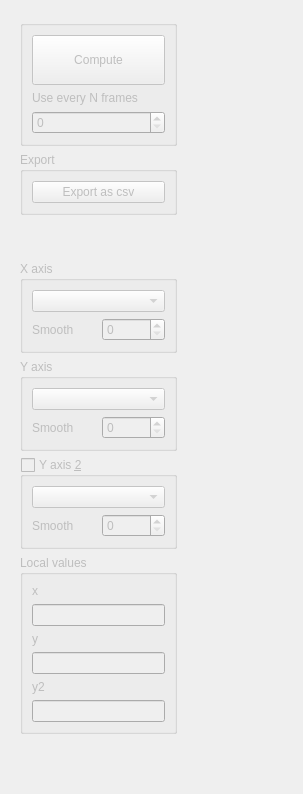
      <widget class="QWidget" name="tabanalyze">
       <attribute name="title">
        <string>Analyze</string>
       </attribute>
       <layout class="QHBoxLayout" name="horizontalLayout_9">
        <item>
         <widget class="QFrame" name="frame_4">
          <property name="minimumSize">
           <size>
            <width>175</width>
            <height>0</height>
           </size>
          </property>
          <property name="maximumSize">
           <size>
            <width>175</width>
            <height>16777215</height>
           </size>
          </property>
          <property name="frameShape">
           <enum>QFrame::NoFrame</enum>
          </property>
          <property name="frameShadow">
           <enum>QFrame::Raised</enum>
          </property>
          <layout class="QVBoxLayout" name="verticalLayout_11">
           <item>
            <widget class="QGroupBox" name="tab4_run_box">
             <property name="enabled">
              <bool>false</bool>
             </property>
             <layout class="QVBoxLayout" name="verticalLayout_24">
              <item>
               <widget class="QPushButton" name="tab4_run_button">
                <property name="minimumSize">
                 <size>
                  <width>0</width>
                  <height>50</height>
                 </size>
                </property>
                <property name="text">
                 <string>Compute</string>
                </property>
               </widget>
              </item>
              <item>
               <widget class="QLabel" name="label">
                <property name="text">
                 <string>Use every N frames</string>
                </property>
               </widget>
              </item>
              <item>
               <widget class="QSpinBox" name="tab4_set_N">
                <property name="toolTip">
                 <string>The default value is calculated so that around 50 frames are analysed.</string>
                </property>
               </widget>
              </item>
             </layout>
            </widget>
           </item>
           <item>
            <widget class="QGroupBox" name="tab4_export_box">
             <property name="enabled">
              <bool>false</bool>
             </property>
             <property name="title">
              <string>Export</string>
             </property>
             <property name="flat">
              <bool>false</bool>
             </property>
             <property name="checkable">
              <bool>false</bool>
             </property>
             <property name="checked">
              <bool>false</bool>
             </property>
             <layout class="QVBoxLayout" name="verticalLayout_27">
              <item>
               <widget class="QPushButton" name="tab4_export_csv_button">
                <property name="text">
                 <string>Export as csv</string>
                </property>
               </widget>
              </item>
             </layout>
            </widget>
           </item>
           <item>
            <spacer name="verticalSpacer_13">
             <property name="orientation">
              <enum>Qt::Vertical</enum>
             </property>
             <property name="sizeHint" stdset="0">
              <size>
               <width>20</width>
               <height>40</height>
              </size>
             </property>
            </spacer>
           </item>
           <item>
            <widget class="QGroupBox" name="tab4_xaxis_box">
             <property name="enabled">
              <bool>false</bool>
             </property>
             <property name="title">
              <string>X axis</string>
             </property>
             <property name="flat">
              <bool>false</bool>
             </property>
             <property name="checkable">
              <bool>false</bool>
             </property>
             <property name="checked">
              <bool>false</bool>
             </property>
             <layout class="QVBoxLayout" name="verticalLayout_13">
              <item>
               <widget class="QComboBox" name="tab4_combo_xaxis">
                <property name="sizePolicy">
                 <sizepolicy hsizetype="Minimum" vsizetype="Fixed">
                  <horstretch>0</horstretch>
                  <verstretch>0</verstretch>
                 </sizepolicy>
                </property>
               </widget>
              </item>
              <item>
               <layout class="QHBoxLayout" name="horizontalLayout_14">
                <property name="topMargin">
                 <number>0</number>
                </property>
                <item>
                 <widget class="QLabel" name="label_23">
                  <property name="text">
                   <string>Smooth</string>
                  </property>
                 </widget>
                </item>
                <item>
                 <widget class="QSpinBox" name="tab4_smoothx">
                  <property name="maximum">
                   <number>1000</number>
                  </property>
                  <property name="value">
                   <number>0</number>
                  </property>
                 </widget>
                </item>
               </layout>
              </item>
             </layout>
            </widget>
           </item>
           <item>
            <widget class="QGroupBox" name="tab4_yaxis_box">
             <property name="enabled">
              <bool>false</bool>
             </property>
             <property name="title">
              <string>Y axis</string>
             </property>
             <property name="flat">
              <bool>false</bool>
             </property>
             <property name="checkable">
              <bool>false</bool>
             </property>
             <property name="checked">
              <bool>false</bool>
             </property>
             <layout class="QVBoxLayout" name="verticalLayout_19">
              <item>
               <widget class="QComboBox" name="tab4_combo_yaxis"/>
              </item>
              <item>
               <layout class="QHBoxLayout" name="horizontalLayout_17">
                <property name="topMargin">
                 <number>0</number>
                </property>
                <item>
                 <widget class="QLabel" name="label_24">
                  <property name="text">
                   <string>Smooth</string>
                  </property>
                 </widget>
                </item>
                <item>
                 <widget class="QSpinBox" name="tab4_smoothy">
                  <property name="maximum">
                   <number>1000</number>
                  </property>
                  <property name="value">
                   <number>0</number>
                  </property>
                 </widget>
                </item>
               </layout>
              </item>
             </layout>
            </widget>
           </item>
           <item>
            <widget class="QGroupBox" name="tab4_yaxis2_box">
             <property name="enabled">
              <bool>false</bool>
             </property>
             <property name="title">
              <string>Y axis &amp;2</string>
             </property>
             <property name="flat">
              <bool>false</bool>
             </property>
             <property name="checkable">
              <bool>true</bool>
             </property>
             <property name="checked">
              <bool>false</bool>
             </property>
             <layout class="QVBoxLayout" name="verticalLayout_23">
              <item>
               <widget class="QComboBox" name="tab4_combo_yaxis2"/>
              </item>
              <item>
               <layout class="QHBoxLayout" name="horizontalLayout_19">
                <property name="topMargin">
                 <number>0</number>
                </property>
                <item>
                 <widget class="QLabel" name="label_26">
                  <property name="text">
                   <string>Smooth</string>
                  </property>
                 </widget>
                </item>
                <item>
                 <widget class="QSpinBox" name="tab4_smoothy2">
                  <property name="maximum">
                   <number>1000</number>
                  </property>
                  <property name="value">
                   <number>0</number>
                  </property>
                 </widget>
                </item>
               </layout>
              </item>
             </layout>
            </widget>
           </item>
           <item>
            <widget class="QGroupBox" name="tab4_local_values_box">
             <property name="enabled">
              <bool>false</bool>
             </property>
             <property name="title">
              <string>Local values</string>
             </property>
             <layout class="QVBoxLayout" name="verticalLayout_22">
              <item>
               <widget class="QLabel" name="tab4_local_x_label">
                <property name="text">
                 <string>x</string>
                </property>
               </widget>
              </item>
              <item>
               <widget class="QLineEdit" name="tab4_local_x_value">
                <property name="readOnly">
                 <bool>true</bool>
                </property>
               </widget>
              </item>
              <item>
               <widget class="QLabel" name="tab4_local_y_label">
                <property name="text">
                 <string>y</string>
                </property>
               </widget>
              </item>
              <item>
               <widget class="QLineEdit" name="tab4_local_y_value">
                <property name="readOnly">
                 <bool>true</bool>
                </property>
               </widget>
              </item>
              <item>
               <widget class="QLabel" name="tab4_local_y2_label">
                <property name="text">
                 <string>y2</string>
                </property>
               </widget>
              </item>
              <item>
               <widget class="QLineEdit" name="tab4_local_y2_value">
                <property name="readOnly">
                 <bool>true</bool>
                </property>
               </widget>
              </item>
             </layout>
            </widget>
           </item>
           <item>
            <spacer name="verticalSpacer_14">
             <property name="orientation">
              <enum>Qt::Vertical</enum>
             </property>
             <property name="sizeHint" stdset="0">
              <size>
               <width>20</width>
               <height>40</height>
              </size>
             </property>
            </spacer>
           </item>
          </layout>
         </widget>
        </item>
        <item>
         <layout class="QVBoxLayout" name="verticalLayout_25">
          <property name="rightMargin">
           <number>0</number>
          </property>
          <property name="bottomMargin">
           <number>0</number>
          </property>
          <item>
           <layout class="QGridLayout" name="gridLayout_4">
            <item row="0" column="1">
             <spacer name="verticalSpacer_11">
              <property name="orientation">
               <enum>Qt::Vertical</enum>
              </property>
              <property name="sizeHint" stdset="0">
               <size>
                <width>20</width>
                <height>40</height>
               </size>
              </property>
             </spacer>
            </item>
            <item row="1" column="0">
             <spacer name="horizontalSpacer_8">
              <property name="orientation">
               <enum>Qt::Horizontal</enum>
              </property>
              <property name="sizeHint" stdset="0">
               <size>
                <width>40</width>
                <height>20</height>
               </size>
              </property>
             </spacer>
            </item>
            <item row="1" column="2">
             <spacer name="horizontalSpacer_7">
              <property name="orientation">
               <enum>Qt::Horizontal</enum>
              </property>
              <property name="sizeHint" stdset="0">
               <size>
                <width>40</width>
                <height>20</height>
               </size>
              </property>
             </spacer>
            </item>
            <item row="2" column="1">
             <spacer name="verticalSpacer_10">
              <property name="orientation">
               <enum>Qt::Vertical</enum>
              </property>
              <property name="sizeHint" stdset="0">
               <size>
                <width>20</width>
                <height>40</height>
               </size>
              </property>
             </spacer>
            </item>
            <item row="1" column="1">
             <widget class="MplWidgetAnalyze" name="mplwidgetanalyze" native="true">
              <property name="cursor">
               <cursorShape>ArrowCursor</cursorShape>
              </property>
             </widget>
            </item>
           </layout>
          </item>
         </layout>
        </item>
       </layout>
      </widget>
